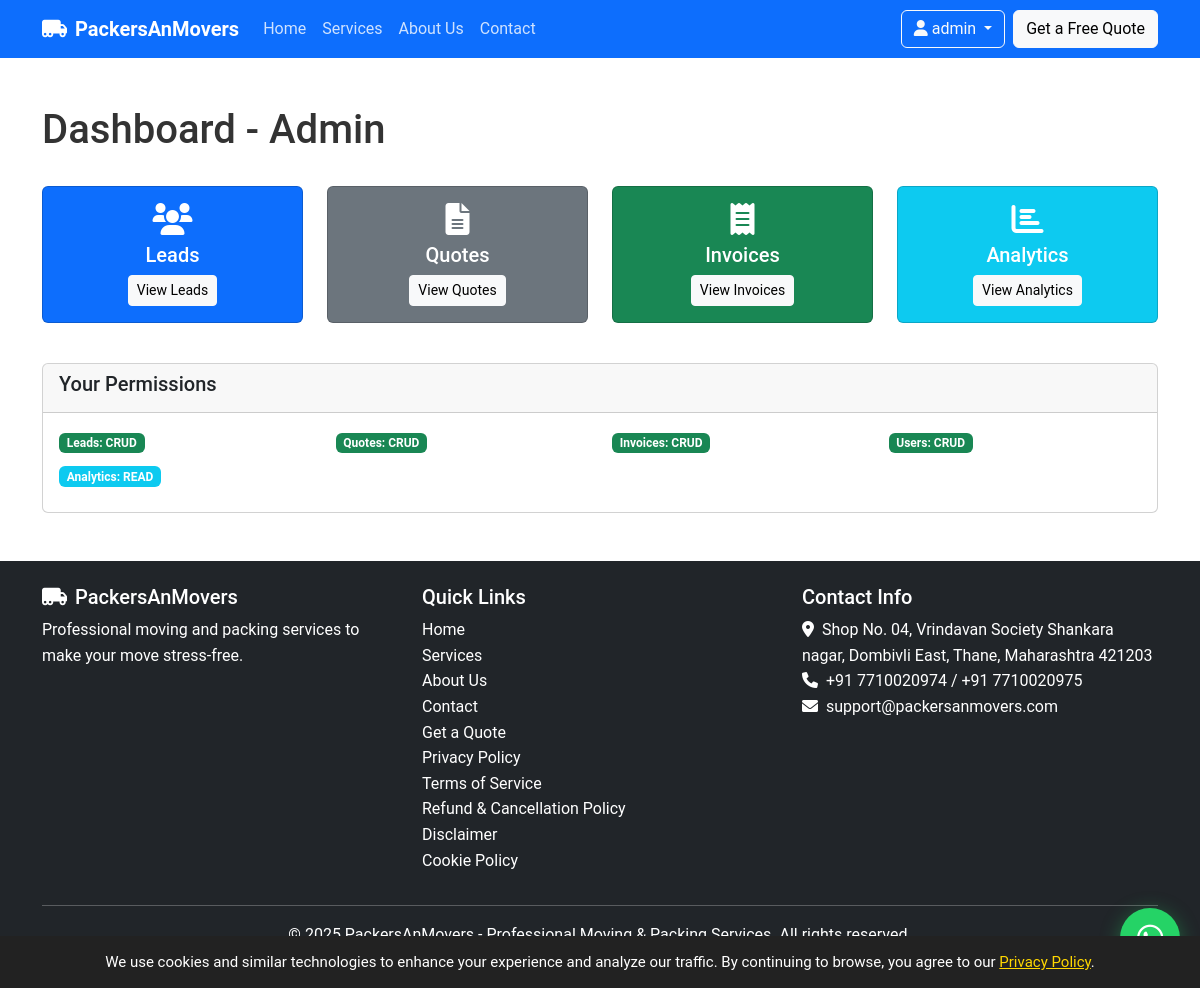
/dashboard.php (signed in), run on the app's committed database.
### tables this page shows
CREATE TABLE settings (
    id INT AUTO_INCREMENT PRIMARY KEY,
    setting_key VARCHAR(100) UNIQUE NOT NULL,
    setting_value TEXT NOT NULL,
    updated_at TIMESTAMP DEFAULT CURRENT_TIMESTAMP ON UPDATE CURRENT_TIMESTAMP
);

CREATE TABLE users (
    id INT AUTO_INCREMENT PRIMARY KEY,
    username VARCHAR(50) UNIQUE NOT NULL,
    email VARCHAR(100) UNIQUE NOT NULL,
    password_hash VARCHAR(255) NOT NULL,
    role VARCHAR(20) DEFAULT 'viewer',
    is_admin TINYINT(1) DEFAULT 0,
    created_at TIMESTAMP DEFAULT CURRENT_TIMESTAMP
);

### config.php (called while the page is built, shortened)
<?php
try {
    $dsn = "mysql:host=" . DB_HOST . ";dbname=" . DB_NAME;
    $pdo = new PDO($dsn, DB_USER, DB_PASS);
    $pdo->setAttribute(PDO::ATTR_ERRMODE, PDO::ERRMODE_EXCEPTION);
    $pdo->query("SELECT 1");
} catch(PDOException $e) {
    error_log("MySQL Connection Failed: " . $e->getMessage());
    error_log("DSN: mysql:host=" . DB_HOST . ";dbname=" . DB_NAME);
    error_log("User: " . DB_USER);
    die("Database connection failed. Please check your .env configuration.<br>" .
        "Error: " . $e->getMessage() . "<br>" .
        "Visit /debug-db to troubleshoot.");
}
function is_logged_in() {
    return isset($_SESSION['user_id']);
}
function is_admin() {
    return isset($_SESSION['is_admin']) && $_SESSION['is_admin'];
}
function get_user_role() {
    global $pdo;
    $stmt = $pdo->prepare("SELECT role FROM users WHERE id = ?");
    $stmt->execute([$_SESSION['user_id']]);
    return $stmt->fetchColumn();
}
function get_user_permissions($role = null) {
    global $pdo;
    if (!$role) $role = get_user_role();
    $stmt = $pdo->prepare("SELECT permissions FROM roles WHERE role_name = ?");
    $stmt->execute([$role]);
    $permissions = $stmt->fetchColumn();
    return $permissions ? json_decode($permissions, true) : [];
}
function has_permission($module, $action = 'read') {
    if (is_admin()) return true;
    return false;
}
function get_setting($key, $default = '') {
    global $pdo;
    try {
        $stmt = $pdo->prepare("SELECT setting_value FROM settings WHERE setting_key = ?");
        $stmt->execute([$key]);
        $result = $stmt->fetchColumn();
        return $result !== false ? $result : $default;
    } catch(Exception $e) {
        return $default;
    }
}
?>

### dashboard.php (the view, shortened to what this page needs)
<?php
require_once 'config.php';
$user_role = get_user_role();
$permissions = get_user_permissions();
include 'includes/header.php';
?>
<div class="container my-5">
    <div class="d-flex justify-content-between align-items-center mb-4">
        <h1>Dashboard - <?php echo ucfirst($user_role); ?></h1>
    </div>
    <div class="row">
        <?php if (has_permission('leads', 'read')): ?>
        <div class="col-md-3 mb-3">
            <div class="card bg-primary text-white">
                <div class="card-body text-center">
                    <i class="fas fa-users fa-2x mb-2"></i>
                    <h5>Leads</h5>
                    <a href="/leads" class="btn btn-light btn-sm">View Leads</a>
                </div>
            </div>
        </div>
        <?php endif; ?>
        <?php if (has_permission('quotes', 'read')): ?>
        <div class="col-md-3 mb-3">
            <div class="card bg-secondary text-white">
                <div class="card-body text-center">
                    <i class="fas fa-file-alt fa-2x mb-2"></i>
                    <h5>Quotes</h5>
                    <a href="/quotes" class="btn btn-light btn-sm">View Quotes</a>
                </div>
            </div>
        </div>
        <?php endif; ?>
        <?php if (has_permission('invoices', 'read')): ?>
        <div class="col-md-3 mb-3">
            <div class="card bg-success text-white">
                <div class="card-body text-center">
                    <i class="fas fa-receipt fa-2x mb-2"></i>
                    <h5>Invoices</h5>
                    <a href="/invoices" class="btn btn-light btn-sm">View Invoices</a>
                </div>
            </div>
        </div>
        <?php endif; ?>
        <?php if (has_permission('analytics', 'read')): ?>
        <div class="col-md-3 mb-3">
            <div class="card bg-info text-white">
                <div class="card-body text-center">
                    <i class="fas fa-chart-bar fa-2x mb-2"></i>
                    <h5>Analytics</h5>
                    <a href="/analytics" class="btn btn-light btn-sm">View Analytics</a>
                </div>
            </div>
        </div>
        <?php endif; ?>
    </div>
    <div class="row mt-4">
        <div class="col-md-12">
            <div class="card">
                <div class="card-header">
                    <h5>Your Permissions</h5>
                </div>
                <div class="card-body">
                    <div class="row">
                        <?php foreach ($permissions as $module => $access): ?>
                        <div class="col-md-3 mb-2">
                            <span class="badge bg-<?php echo $access === 'crud' ? 'success' : ($access === 'read' ? 'info' : 'secondary'); ?> me-1">
                                <?php echo ucfirst($module); ?>: <?php echo strtoupper($access); ?>
                            </span>
                        </div>
                        <?php endforeach; ?>
                    </div>
                </div>
            </div>
        </div>
    </div>
</div>
<?php include 'includes/footer.php'; ?>

### includes/header.php (shortened to what this page needs)
<!DOCTYPE html>
<html lang="en">
<head>
    <link href="https://cdn.jsdelivr.net/npm/bootstrap@5.3.0-alpha1/dist/css/bootstrap.min.css" rel="stylesheet">
    <link rel="stylesheet" href="https://cdnjs.cloudflare.com/ajax/libs/font-awesome/6.0.0/css/all.min.css">
    <link rel="stylesheet" href="/assets/css/style.css">
</head>
<body>
    <nav class="navbar navbar-expand-lg navbar-dark bg-primary">
        <div class="container">
            <a class="navbar-brand" href="/">
                <i class="fas fa-truck-moving me-2"></i><?php echo get_setting('company_name', 'PackersAnMovers'); ?>
            </a>
            <div class="collapse navbar-collapse" id="navbarNav">
                <ul class="navbar-nav me-auto">
                    <li class="nav-item">
                        <a class="nav-link" href="/">Home</a>
                    </li>
                    <li class="nav-item">
                        <a class="nav-link" href="/services">Services</a>
                    </li>
                    <li class="nav-item">
                        <a class="nav-link" href="/about">About Us</a>
                    </li>
                    <li class="nav-item">
                        <a class="nav-link" href="/contact">Contact</a>
                    </li>
                </ul>
            </div>
            <div class="d-flex align-items-center">
                <?php if (is_logged_in()): ?>
                <div class="dropdown me-2">
                    <button class="btn btn-outline-light dropdown-toggle" type="button" id="businessDropdown" data-bs-toggle="dropdown">
                        <i class="fas fa-user"></i> <span class="d-none d-md-inline"><?php echo $_SESSION['username']; ?></span>
                    </button>
                </div>
                <?php endif; ?>
                <a href="/quote" class="btn btn-light">Get a Free Quote</a>
            </div>
        </div>
    </nav>
    <main>

### includes/footer.php (shortened to what this page needs)
</main>
    <footer class="bg-dark text-white py-4 mt-5">
        <div class="container">
            <div class="row">
                <div class="col-md-4">
                    <h5><i class="fas fa-truck-moving me-2"></i><?php echo get_setting('company_name', 'PackersAnMovers'); ?></h5>
                    <p>Professional moving and packing services to make your move stress-free.</p>
                </div>
                <div class="col-md-4">
                    <h5>Quick Links</h5>
                    <ul class="list-unstyled">
                        <li><a href="/" class="text-white">Home</a></li>
                        <li><a href="/services" class="text-white">Services</a></li>
                        <li><a href="/about" class="text-white">About Us</a></li>
                        <li><a href="/contact" class="text-white">Contact</a></li>
                        <li><a href="/quote" class="text-white">Get a Quote</a></li>
                        <li><a href="/privacy-policy" class="text-white">Privacy Policy</a></li>
                        <li><a href="/terms-of-service" class="text-white">Terms of Service</a></li>
                        <li><a href="/terms-of-service#refund-policy" class="text-white">Refund & Cancellation Policy</a></li>
                        <li><a href="/disclaimer" class="text-white">Disclaimer</a></li>
                        <li><a href="/cookie-policy" class="text-white">Cookie Policy</a></li>
                    </ul>
                </div>
                <div class="col-md-4">
                    <h5>Contact Info</h5>
                    <address>
                        <i class="fas fa-map-marker-alt me-2"></i><?php echo get_setting('company_address', 'Address not configured'); ?><br>
                        <i class="fas fa-phone me-2"></i><?php echo get_setting('company_phone1', 'Phone not configured'); ?><?php if(get_setting('company_phone2')): ?> / <?php echo get_setting('company_phone2'); ?><?php endif; ?><br>
                        <i class="fas fa-envelope me-2"></i><?php echo get_setting('company_email', 'Email not configured'); ?>
                    </address>
                </div>
            </div>
            <hr>
            <div class="text-center">
                <p>&copy; 2025 <?php echo get_setting('company_name', 'PackersAnMovers'); ?><?php echo get_setting('company_tagline') ? ' - ' . get_setting('company_tagline') : ''; ?>. All rights reserved.</p>
            </div>
        </div>
    </footer>
    <div class="whatsapp-float">
        <a href="https://wa.me/<?php echo str_replace(['+', ' ', '-'], '', get_setting('company_phone1', '917710020974')); ?>?text=Hi, I need help with packers and movers service" target="_blank">
        </a>
    </div>
    <div id="consent-banner" style="display:none; position:fixed; bottom:0; left:0; width:100%; background:#222; color:#fff; padding:14px 10px; z-index:9999; text-align:center; font-size:15px;">
    We use cookies and similar technologies to enhance your experience and analyze our traffic.
    By continuing to browse, you agree to our
    <a href="/privacy-policy" style="color:#ffd700;text-decoration:underline;">Privacy Policy</a>.
    </div>
</body>
</html>

### assets/css/style.css (style rules this page uses)
:root { --primary-color: #2c3e50; --secondary-color: #3498db; --accent-color: #e74c3c; --light-color: #f8f9fa; --dark-color: #343a40; }
body { font-family: 'Roboto', sans-serif; color: #333; line-height: 1.6; }
.card { transition: transform 0.3s ease, box-shadow 0.3s ease; }
.navbar-brand { font-weight: 700; }
.navbar-dark .navbar-nav .nav-link { color: rgba(255, 255, 255, 0.8); }
footer { margin-top: 0 !important; }
footer a { text-decoration: none; }
.whatsapp-float { position: fixed; width: 60px; height: 60px; bottom: 20px; right: 20px; background-color: #25d366; color: white; border-radius: 50px; text-align: center; font-size: 30px; box-shadow: 0 4px 20px rgba(37, 211, 102, 0.4); z-index: 1000; transition: all 0.3s ease; animation: pulse-whatsapp 2s infinite; }
.whatsapp-float a { color: white; text-decoration: none; display: flex; align-items: center; justify-content: center; width: 100%; height: 100%; }

### data on the page
settings: setting_value "PackersAnMovers"
users: role "Admin"
settings: setting_value "Shop No. 04, Vrindavan Society Shankara nagar, Dombivli East, Thane, Maharashtra 421203"
settings: setting_value "+91 7710020974"
settings: setting_value "+91 7710020975"
settings: setting_value "support@packersanmovers.com"
settings: setting_value "Professional Moving & Packing Services"

### other printed values
$_SESSION['username'] "admin"
$module "Leads"
$access "CRUD"
$module "Quotes"
$module "Invoices"
$module "Users"
$module "Analytics"
$access "READ"
